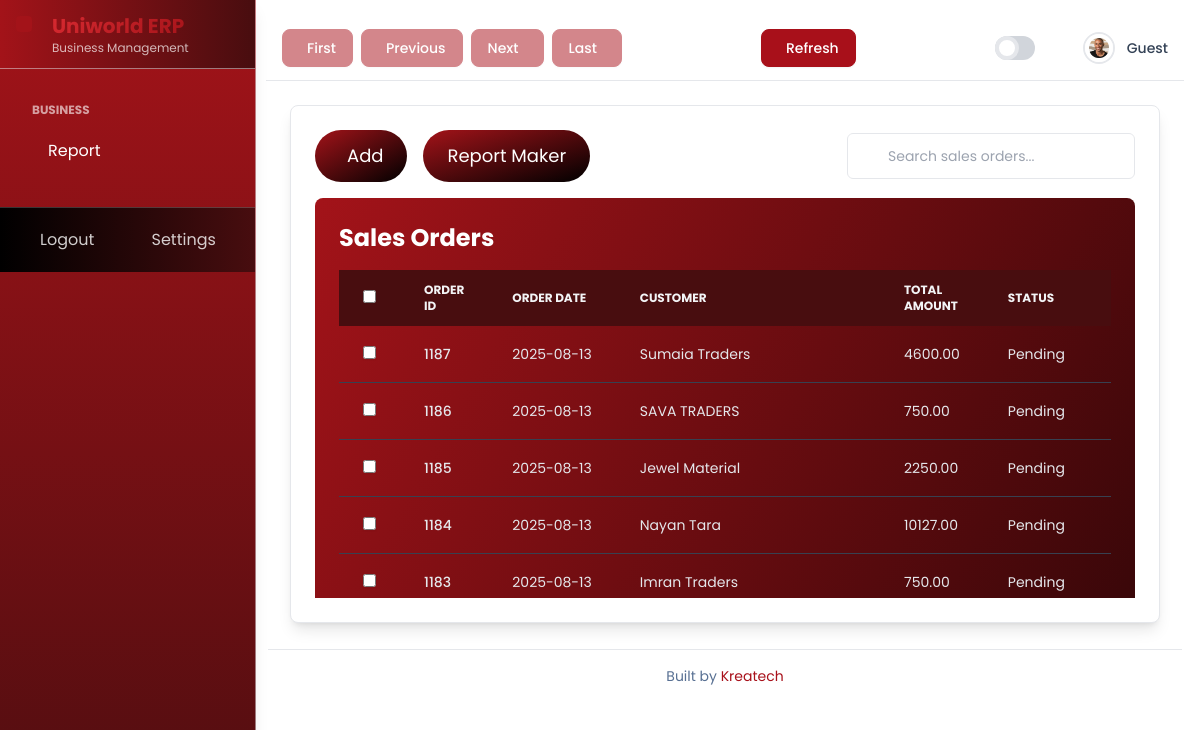
/erp/sales-orders/, run on the app's committed database.
### uniworlderp/models.py (models this page shows, shortened)
class SalesOrder(models.Model):
    DELIVERY_STATUS_CHOICES = [
        ('P', 'Pending'),
        ('D', 'Delivered'),
    ]
    id = models.BigAutoField(primary_key=True)
    customer = models.ForeignKey('CustomerVendor', on_delete=models.CASCADE, related_name='sales_orders')
    sales_employee = models.ForeignKey('SalesEmployee', on_delete=models.SET_NULL, null=True, blank=True, related_name='sales_orders')
    order_date = models.DateField(default=timezone.now, db_index=True)
    delivery_status = models.CharField(max_length=1, choices=DELIVERY_STATUS_CHOICES, default='P')
    created_at = models.DateTimeField(auto_now_add=True)
    updated_at = models.DateTimeField(auto_now=True)
    owner = models.ForeignKey(settings.AUTH_USER_MODEL, on_delete=models.CASCADE, related_name='sales_orders')
    total_amount = models.DecimalField(max_digits=12, decimal_places=2, default=Decimal('0.00'))
    discount = models.DecimalField(max_digits=12, decimal_places=2, default=Decimal('0.00'), help_text="Discount amount to be subtracted from subtotal")
    shipping = models.DecimalField(max_digits=12, decimal_places=2, default=Decimal('0.00'), help_text="Shipping amount to be added to subtotal after discount")
    notes = models.TextField(blank=True, null=True)
    class Meta:
        verbose_name = 'Sales Order'
        verbose_name_plural = 'Sales Orders'
        indexes = [
            models.Index(fields=['order_date', 'delivery_status']),
        ]

class CustomerVendor(models.Model):
    ENTITY_TYPE_CHOICES = [
        ('customer', 'Customer'),
        ('vendor', 'Vendor'),
    ]
    BUSINESS_TYPE_CHOICES = [
        ('retailer', 'Retailer'),
        ('wholesaler', 'Wholesaler'),
        ('manufacturer', 'Manufacturer'),
        ('others', 'Others'),
    ]
    id = models.UUIDField(primary_key=True, default=uuid.uuid4, editable=False)
    name = models.CharField(max_length=255, db_index=True)
    email = models.EmailField(blank=True, null=True, db_index=True)
    phone_number = models.CharField(max_length=15, verbose_name='Phone Number')
    whatsapp_number = models.CharField(max_length=15, blank=True, null=True)
    address = models.TextField(blank=True, null=True)
    business_type = models.CharField(
        max_length=20,
        choices=BUSINESS_TYPE_CHOICES,
        default='others',
        verbose_name='Business Type'
    )
    entity_type = models.CharField(max_length=10, choices=ENTITY_TYPE_CHOICES, default='customer')
    created_at = models.DateTimeField(auto_now_add=True)
    updated_at = models.DateTimeField(auto_now=True)
    owner = models.ForeignKey(settings.AUTH_USER_MODEL, on_delete=models.CASCADE, related_name='customer_vendors')
    class Meta:
        verbose_name = 'Customer/Vendor'
        verbose_name_plural = ' Customers/Vendors'
        indexes = [
            models.Index(fields=['name', 'email', 'entity_type']),
        ]

### uniworlderp/views/sales_order_views.py (the view, shortened to what this page needs)
# urls.py: path('sales-orders/', sales_order_views.SalesOrderListView.as_view(), name='sales_order_list'),
class SalesOrderListView(ListView):
    model = SalesOrder
    template_name = 'sales_order/list.html'
    context_object_name = 'sales_orders'
    paginate_by = 20
    def get_queryset(self):
        search_query = self.request.GET.get('search', '')
        queryset = SalesOrder.objects.all().order_by('-id')
        return queryset
    def get_context_data(self, **kwargs):
        context = super().get_context_data(**kwargs)
        context['search_query'] = self.request.GET.get('search', '')
        return context

### myproject/context_processors.py (called while the page is built, shortened)
def app_menu_context(request):
    show_company_menu = False
    show_permission_menu = False
    show_dashboard_link = False
    show_customer_menu = False
    show_sales_employee_menu = False
    show_product_menu = False
    show_sales_order_menu = False
    show_purchase_menu = False
    show_invoice_menu   = False
    return {
        'show_company_menu': show_company_menu,
        'show_permission_menu': show_permission_menu,
        'show_dashboard_link': show_dashboard_link,
        'show_customer_menu': show_customer_menu,
        'show_sales_employee_menu': show_sales_employee_menu,
        'show_product_menu': show_product_menu,
        'show_sales_order_menu': show_sales_order_menu,
        'show_invoice_menu': show_invoice_menu,
        'show_purchase_menu': show_purchase_menu,
    }

### uniworlderp/templates/sales_order/list.html (shortened to what this page needs)
{% extends "base.html" %}
{% load static %}
{% block main_content %}
<div class="bg-[hsl(var(--background))] rounded-lg shadow-lg overflow-hidden border border-[hsl(var(--border))]">
    <div class="p-6">
        <div class="flex flex-col sm:flex-row justify-between items-center mb-4 space-y-4 sm:space-y-0 sm:space-x-4">
            <div class="flex flex-col sm:flex-row items-center space-y-4 sm:space-y-0 sm:space-x-4 w-full sm:w-auto">
                <a href="{% url 'customer_vendor:sales_order_create' %}" class="w-full sm:w-auto px-6 py-3 bg-gradient-to-br from-[#a31319] to-black text-white rounded-full hover:bg-opacity-90 focus:outline-none focus:ring-2 focus:ring-offset-2 focus:ring-[hsl(var(--ring))] text-lg">
                     Add
                </a>
                <a href="{% url 'customer_vendor:sales_order_detailed_list' %}" class="w-full sm:w-auto px-6 py-3 bg-gradient-to-br from-[#a31319] to-black text-white rounded-full hover:bg-opacity-90 focus:outline-none focus:ring-2 focus:ring-offset-2 focus:ring-[hsl(var(--ring))] text-lg">
                    Report Maker
                </a>
            </div>
            <form method="get" action="{% url 'customer_vendor:sales_order_list' %}" class="relative w-full sm:w-auto mt-4 sm:mt-0">
                <input type="text" name="search" placeholder="Search sales orders..." class="pl-10 pr-4 py-3 border border-[hsl(var(--border))] rounded-md focus:ring-indigo-500 focus:border-indigo-500 block w-full sm:w-72 sm:text-sm bg-[hsl(var(--background))]" value="{{ request.GET.search }}">
                <div class="absolute inset-y-0 left-0 pl-3 flex items-center pointer-events-none">
                </div>
            </form>
        </div>
        <div class="overflow-x-auto  table-container">
            <div class="bg-gradient-to-br from-[#a31319] to-black rounded-lg shadow-lg overflow-hidden">
                <div class="p-6">
                    <h2 class="text-2xl font-bold text-white mb-4">Sales Orders</h2>
                    <div class="overflow-x-auto">
                        <table id="salesOrderTable" class="w-full text-sm text-left text-gray-200">
                            <thead class="text-xs uppercase bg-[#480d0f] text-gray-100">
                                <tr>
                                    <th scope="col" class="px-6 py-3">
                                        <input type="checkbox" class="rounded border-gray-600 text-[#a31319] shadow-sm focus:border-[#a31319] focus:ring focus:ring-[#a31319] focus:ring-opacity-50">
                                    </th>
                                    <th scope="col" class="px-6 py-3 cursor-pointer">Order ID</th>
                                    <th scope="col" class="px-6 py-3 cursor-pointer">Order Date</th>
                                    <th scope="col" class="px-6 py-3 cursor-pointer">Customer</th>
                                    <th scope="col" class="px-6 py-3 cursor-pointer">Total Amount</th>
                                    <th scope="col" class="px-6 py-3 cursor-pointer">Status</th>
                                    <th scope="col" class="px-6 py-3 cursor-pointer">Invoice</th>
                                </tr>
                            </thead>
                            <tbody>
                                {% for sales_order in sales_orders %}
                                <tr class="border-b border-gray-700 hover:bg-[#5a1114] transition-colors">
                                    <td class="px-6 py-4 whitespace-nowrap">
                                        <input type="checkbox" class="rounded border-gray-600 text-[#a31319] shadow-sm focus:border-[#a31319] focus:ring focus:ring-[#a31319] focus:ring-opacity-50">
                                    </td>
                                    <td class="px-6 py-4 whitespace-nowrap font-medium">{{ sales_order.id }}</td>
                                    <td class="px-6 py-4 whitespace-nowrap">{{ sales_order.order_date|date:"Y-m-d" }}</td>
                                    <td class="px-6 py-4 whitespace-nowrap">{{ sales_order.customer.name }}</td>
                                    <td class="px-6 py-4 whitespace-nowrap">{{ sales_order.total_amount }}</td>
                                    <td class="px-6 py-4 whitespace-nowrap">{{ sales_order.get_delivery_status_display }}</td>
                                    <td class="px-6 py-4 whitespace-nowrap">
                                    </td>
                                </tr>
                                {% empty %}
                                <tr>
                                    <td colspan="8" class="px-6 py-4 text-center text-sm text-gray-400">No sales orders available.</td>
                                </tr>
                                {% endfor %}
                            </tbody>
                        </table>
                    </div>
                </div>
            </div>
        </div>
    </div>
</div>
{% endblock %}

### templates/base.html (style rules this page uses)
:root { --background: 0 0% 100%; --foreground: 215 25% 27%; --card-header: 0 0% 97%; --card-header-foreground: 215 25% 27%; --card: 0 0% 100%; --card-foreground: 215 25% 27%; --table-header-bg: 356 83% 36%; --table-header-text: 0 0% 100%; --table-row-hover: 356 83% 36% / 0.1; --table-border: 220 13% 91%; --status-pending: 45 93% 47%; --status-completed: 142 76% 36%; --status-cancelled: 0 84% 60%; --button-primary: 356 83% 36%; --button-primary-hover: 356 84% 30%; --button-secondary: 220 13% 91%; --button-secondary-hover: 220 13% 85%; --primary: 356 83% 36%; --primary-foreground: 0 0% 100%; --primary-gradient: linear-gradient(to bottom right, #a31319, #000000); --secondary: 220 13% 91%; --secondary-foreground: 215 25% 27%; --muted: 220 13% 91%; --muted-foreground: 215 25% 46%; --accent: 220 13% 91%; --accent-foreground: 215 25% 27%; --destructive: 0 84% 60%; --destructive-foreground: 0 0% 100%; --border: 220 13% 91%; --input: 220 13% 91%; --ring: 356 83% 36%; --component-bg: linear-gradient(to bottom right, #a31319, #000000); --sidebar-bg: 0 0% 97%; --sidebar-hover: 356 83% 36%; --sidebar-hover-text: 0 0% 100%; --sidebar-text: 215 25% 27%; }
body { font-family: 'Poppins', sans-serif; }
* { scrollbar-width: thin; scrollbar-color: hsl(var(--primary)) hsl(var(--muted)); }
.table-container { max-height: 400px; overflow-y: auto; }

### data on the page
SalesOrder: id "1187", order_date "2025-08-13", customer.name "Sumaia Traders", total_amount "4600.00", delivery_status "Pending"
SalesOrder: id "1186", order_date "2025-08-13", customer.name "SAVA TRADERS", total_amount "750.00", delivery_status "Pending"
SalesOrder: id "1185", order_date "2025-08-13", customer.name "Jewel Material", total_amount "2250.00", delivery_status "Pending"
SalesOrder: id "1184", order_date "2025-08-13", customer.name "Nayan Tara", total_amount "10127.00", delivery_status "Pending"
SalesOrder: id "1183", order_date "2025-08-13", customer.name "Imran Traders", total_amount "750.00", delivery_status "Pending"
